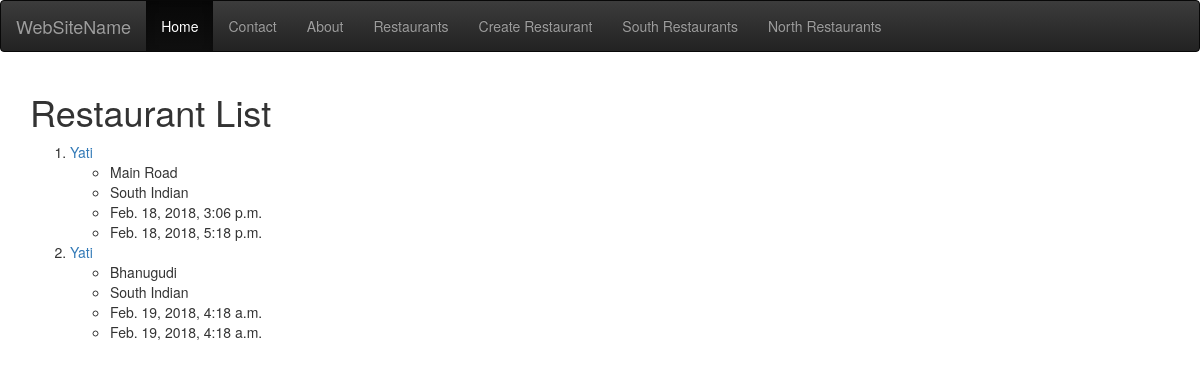
Screenshot of /restaurants/yati/ with the database file from the repository.
### restaurants/models.py (models this page shows, shortened)
class RestaurantLocation(models.Model):
    owner = models.ForeignKey(User)
    name = models.CharField(max_length=120)
    location = models.CharField(max_length=120, null=True, blank=True)
    category = models.CharField(max_length=120, null=True, blank=True)
    timestamp = models.DateTimeField(auto_now_add=True)
    updated = models.DateTimeField(auto_now=True)
    slug = models.SlugField(null=True, blank=True)

### restaurants/views.py (the view)
# urls.py: url(r'^restaurants/(?P<slug>\w+)/$', RestaurantListView.as_view()),
class RestaurantListView(ListView):
    template_name = 'restaurants/restaurant_list.html'
    def get_queryset(self):
        slug = self.kwargs.get('slug')
        if slug:
            queryset = RestaurantLocation.objects.filter(
                Q(category__icontains=slug) |
                Q(name__icontains=slug)
            )
        else:
            queryset = RestaurantLocation.objects.all()
        return queryset

### restaurants/templates/restaurants/restaurant_list.html (shortened to what this page needs)
{% extends 'base.html' %}
{% block content %}
    <h1>Restaurant List</h1>
    <ol>
        {% for object in object_list %}
            <li><a href="/restaurant/{{ object.slug }}/">{{ object.name }}</a></li>
                <ul>
                    <li>{{ object.location }}</li>
                    <li>{{ object.category }}</li>
                    <li>{{ object.timestamp }}</li>
                    <li>{{ object.updated }}</li>
                </ul>
        {% endfor %}
    </ol>
{% endblock content %}

### rows the page displays
RestaurantLocation: name "Yati", location "Main Road", category "South Indian", timestamp "Feb. 18, 2018, 3:06 p.m.", updated "Feb. 18, 2018, 5:18 p.m."
RestaurantLocation: name "Yati", location "Bhanugudi", category "South Indian", timestamp "Feb. 19, 2018, 4:18 a.m.", updated "Feb. 19, 2018, 4:18 a.m."
